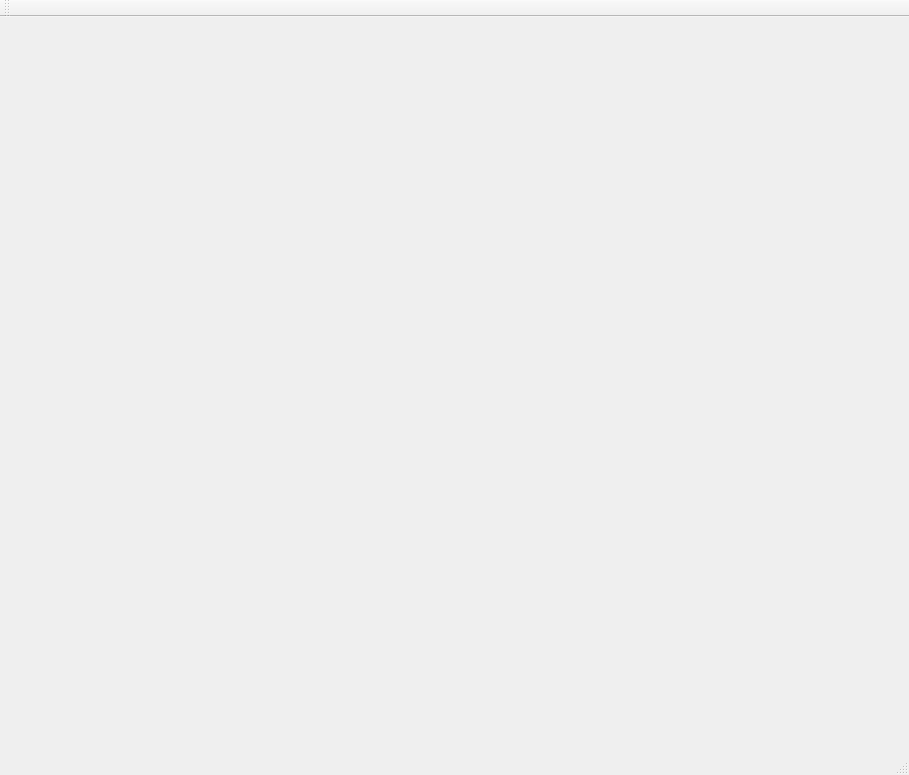
<?xml version="1.0" encoding="UTF-8"?>
<ui version="4.0">
 <class>mainwindowClass</class>
 <widget class="QMainWindow" name="mainwindowClass">
  <property name="geometry">
   <rect>
    <x>0</x>
    <y>0</y>
    <width>909</width>
    <height>775</height>
   </rect>
  </property>
  <property name="windowTitle">
   <string>mainwindow</string>
  </property>
  <widget class="QWidget" name="centralWidget">
   <widget class="QWidget" name="videoWidgetContainer" native="true">
    <property name="geometry">
     <rect>
      <x>50</x>
      <y>100</y>
      <width>681</width>
      <height>501</height>
     </rect>
    </property>
    <layout class="QGridLayout" name="gridLayout">
     <item row="0" column="0">
      <layout class="QGridLayout" name="videoLayout"/>
     </item>
    </layout>
   </widget>
  </widget>
  <widget class="QMenuBar" name="menuBar">
   <property name="geometry">
    <rect>
     <x>0</x>
     <y>0</y>
     <width>909</width>
     <height>23</height>
    </rect>
   </property>
  </widget>
  <widget class="QToolBar" name="mainToolBar">
   <attribute name="toolBarArea">
    <enum>TopToolBarArea</enum>
   </attribute>
   <attribute name="toolBarBreak">
    <bool>false</bool>
   </attribute>
  </widget>
  <widget class="QStatusBar" name="statusBar"/>
 </widget>
 <layoutdefault spacing="6" margin="11"/>
 <resources>
  <include location="mainwindow.qrc"/>
 </resources>
 <connections/>
</ui>
